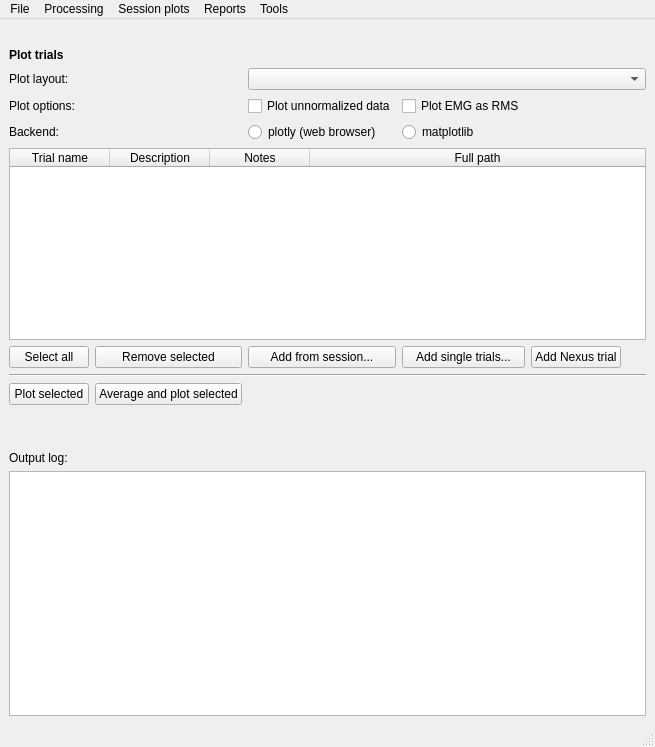
<?xml version="1.0" encoding="UTF-8"?>
<ui version="4.0">
 <class>MainWindow</class>
 <widget class="QMainWindow" name="MainWindow">
  <property name="geometry">
   <rect>
    <x>0</x>
    <y>0</y>
    <width>629</width>
    <height>747</height>
   </rect>
  </property>
  <property name="windowTitle">
   <string>gaitutils menu</string>
  </property>
  <widget class="QWidget" name="centralwidget">
   <layout class="QVBoxLayout" name="verticalLayout">
    <item>
     <spacer name="verticalSpacer">
      <property name="orientation">
       <enum>Qt::Vertical</enum>
      </property>
      <property name="sizeType">
       <enum>QSizePolicy::Fixed</enum>
      </property>
      <property name="sizeHint" stdset="0">
       <size>
        <width>10</width>
        <height>20</height>
       </size>
      </property>
     </spacer>
    </item>
    <item>
     <layout class="QGridLayout" name="gridLayout">
      <item row="5" column="2">
       <widget class="QLabel" name="label_3">
        <property name="text">
         <string>Plot layout:</string>
        </property>
       </widget>
      </item>
      <item row="8" column="4">
       <widget class="QRadioButton" name="rbPlotly">
        <property name="text">
         <string>plotly (web browser)</string>
        </property>
        <attribute name="buttonGroup">
         <string notr="true">buttonGroup_2</string>
        </attribute>
       </widget>
      </item>
      <item row="8" column="2">
       <widget class="QLabel" name="label">
        <property name="text">
         <string>Backend:</string>
        </property>
       </widget>
      </item>
      <item row="14" column="2">
       <widget class="QPushButton" name="btnPlotTrials">
        <property name="text">
         <string>Plot selected</string>
        </property>
       </widget>
      </item>
      <item row="3" column="2">
       <widget class="QLabel" name="label_6">
        <property name="font">
         <font>
          <weight>75</weight>
          <bold>true</bold>
         </font>
        </property>
        <property name="text">
         <string>Plot trials</string>
        </property>
       </widget>
      </item>
      <item row="5" column="10">
       <spacer name="horizontalSpacer_4">
        <property name="orientation">
         <enum>Qt::Horizontal</enum>
        </property>
        <property name="sizeType">
         <enum>QSizePolicy::Preferred</enum>
        </property>
        <property name="sizeHint" stdset="0">
         <size>
          <width>40</width>
          <height>20</height>
         </size>
        </property>
       </spacer>
      </item>
      <item row="5" column="0">
       <spacer name="horizontalSpacer_3">
        <property name="orientation">
         <enum>Qt::Horizontal</enum>
        </property>
        <property name="sizeType">
         <enum>QSizePolicy::Preferred</enum>
        </property>
        <property name="sizeHint" stdset="0">
         <size>
          <width>40</width>
          <height>20</height>
         </size>
        </property>
       </spacer>
      </item>
      <item row="7" column="5">
       <widget class="QCheckBox" name="xbEMGRMS">
        <property name="text">
         <string>Plot EMG as RMS</string>
        </property>
        <property name="checked">
         <bool>false</bool>
        </property>
       </widget>
      </item>
      <item row="8" column="5">
       <widget class="QRadioButton" name="rbMatplotlib">
        <property name="text">
         <string>matplotlib</string>
        </property>
        <attribute name="buttonGroup">
         <string notr="true">buttonGroup_2</string>
        </attribute>
       </widget>
      </item>
      <item row="13" column="2" colspan="8">
       <widget class="Line" name="line">
        <property name="orientation">
         <enum>Qt::Horizontal</enum>
        </property>
       </widget>
      </item>
      <item row="7" column="2">
       <widget class="QLabel" name="label_5">
        <property name="text">
         <string>Plot options:</string>
        </property>
       </widget>
      </item>
      <item row="5" column="4" colspan="6">
       <widget class="QComboBox" name="cbLayout">
        <property name="sizePolicy">
         <sizepolicy hsizetype="Preferred" vsizetype="Preferred">
          <horstretch>0</horstretch>
          <verstretch>0</verstretch>
         </sizepolicy>
        </property>
       </widget>
      </item>
      <item row="16" column="9">
       <widget class="QLabel" name="label_2">
        <property name="text">
         <string/>
        </property>
       </widget>
      </item>
      <item row="7" column="4">
       <widget class="QCheckBox" name="xbPlotUnnorm">
        <property name="sizePolicy">
         <sizepolicy hsizetype="Preferred" vsizetype="Fixed">
          <horstretch>0</horstretch>
          <verstretch>0</verstretch>
         </sizepolicy>
        </property>
        <property name="text">
         <string>Plot unnormalized data</string>
        </property>
       </widget>
      </item>
      <item row="9" column="2" colspan="8">
       <widget class="QTableWidget" name="tableTrials">
        <property name="styleSheet">
         <string notr="true"/>
        </property>
        <property name="sizeAdjustPolicy">
         <enum>QAbstractScrollArea::AdjustIgnored</enum>
        </property>
        <property name="editTriggers">
         <set>QAbstractItemView::NoEditTriggers</set>
        </property>
        <property name="alternatingRowColors">
         <bool>false</bool>
        </property>
        <property name="selectionBehavior">
         <enum>QAbstractItemView::SelectRows</enum>
        </property>
        <attribute name="horizontalHeaderStretchLastSection">
         <bool>true</bool>
        </attribute>
        <attribute name="verticalHeaderVisible">
         <bool>false</bool>
        </attribute>
        <attribute name="verticalHeaderStretchLastSection">
         <bool>false</bool>
        </attribute>
        <column>
         <property name="text">
          <string>Trial name</string>
         </property>
        </column>
        <column>
         <property name="text">
          <string>Description</string>
         </property>
        </column>
        <column>
         <property name="text">
          <string>Notes</string>
         </property>
        </column>
        <column>
         <property name="text">
          <string>Full path</string>
         </property>
        </column>
       </widget>
      </item>
      <item row="11" column="6">
       <widget class="QPushButton" name="btnAddNexusTrial">
        <property name="text">
         <string>Add Nexus trial</string>
        </property>
       </widget>
      </item>
      <item row="11" column="5">
       <widget class="QPushButton" name="btnAddTrials">
        <property name="text">
         <string>Add single trials...</string>
        </property>
       </widget>
      </item>
      <item row="11" column="4">
       <widget class="QPushButton" name="btnAddSession">
        <property name="text">
         <string>Add from session...</string>
        </property>
       </widget>
      </item>
      <item row="11" column="2">
       <widget class="QPushButton" name="btnSelectAll">
        <property name="text">
         <string>Select all</string>
        </property>
       </widget>
      </item>
      <item row="11" column="3">
       <widget class="QPushButton" name="btnClearSelected">
        <property name="text">
         <string>Remove selected</string>
        </property>
       </widget>
      </item>
      <item row="14" column="3">
       <widget class="QPushButton" name="btnAveragePlot">
        <property name="text">
         <string>Average and plot selected</string>
        </property>
       </widget>
      </item>
     </layout>
    </item>
    <item>
     <spacer name="verticalSpacer_3">
      <property name="orientation">
       <enum>Qt::Vertical</enum>
      </property>
      <property name="sizeType">
       <enum>QSizePolicy::Fixed</enum>
      </property>
      <property name="sizeHint" stdset="0">
       <size>
        <width>10</width>
        <height>20</height>
       </size>
      </property>
     </spacer>
    </item>
    <item>
     <widget class="QLabel" name="label_4">
      <property name="text">
       <string>Output log:</string>
      </property>
     </widget>
    </item>
    <item>
     <widget class="QPlainTextEdit" name="txtOutput"/>
    </item>
   </layout>
  </widget>
  <widget class="QMenuBar" name="menubar">
   <property name="geometry">
    <rect>
     <x>0</x>
     <y>0</y>
     <width>629</width>
     <height>21</height>
    </rect>
   </property>
   <widget class="QMenu" name="menuFile">
    <property name="title">
     <string>File</string>
    </property>
    <addaction name="actionOpts"/>
    <addaction name="actionQuit"/>
   </widget>
   <widget class="QMenu" name="menuAnalysis">
    <property name="title">
     <string>Tools</string>
    </property>
    <addaction name="actionTardieu_analysis"/>
   </widget>
   <widget class="QMenu" name="menuProcessing">
    <property name="title">
     <string>Processing</string>
    </property>
    <addaction name="actionAutoprocess_session"/>
    <addaction name="actionAutoprocess_single_trial"/>
    <addaction name="actionAutomark_events"/>
    <addaction name="actionRun_postprocessing_pipelines"/>
    <addaction name="actionConvert_session_videos_to_web_format"/>
    <addaction name="actionCopy_session_videos_to_desktop"/>
   </widget>
   <widget class="QMenu" name="menuReports">
    <property name="title">
     <string>Reports</string>
    </property>
    <addaction name="actionWeb_report_from_Nexus_session"/>
    <addaction name="actionPDF_report_from_Nexus_session"/>
    <addaction name="actionWeb_reports"/>
    <addaction name="actionCreate_PDF_report"/>
   </widget>
   <widget class="QMenu" name="menuPlotting">
    <property name="title">
     <string>Session plots</string>
    </property>
    <addaction name="actionTrial_median_velocities"/>
    <addaction name="actionTrial_timedep_velocities"/>
    <addaction name="actionTime_distance_average"/>
   </widget>
   <addaction name="menuFile"/>
   <addaction name="menuProcessing"/>
   <addaction name="menuPlotting"/>
   <addaction name="menuReports"/>
   <addaction name="menuAnalysis"/>
  </widget>
  <widget class="QStatusBar" name="statusbar"/>
  <action name="actionOptions">
   <property name="text">
    <string>Options...</string>
   </property>
  </action>
  <action name="actionQuit">
   <property name="text">
    <string>Quit</string>
   </property>
  </action>
  <action name="actionOptions_2">
   <property name="text">
    <string>Options...</string>
   </property>
  </action>
  <action name="actionOptions_3">
   <property name="text">
    <string>Options...</string>
   </property>
  </action>
  <action name="actionOptions_4">
   <property name="text">
    <string>Options</string>
   </property>
  </action>
  <action name="actionOpts">
   <property name="text">
    <string>Options...</string>
   </property>
  </action>
  <action name="actionTardieu_analysis">
   <property name="text">
    <string>Tardieu analysis...</string>
   </property>
  </action>
  <action name="actionAutoprocess_session">
   <property name="text">
    <string>Autoprocess session</string>
   </property>
  </action>
  <action name="actionAutoprocess_single_trial">
   <property name="text">
    <string>Autoprocess single trial</string>
   </property>
  </action>
  <action name="actionAutomark_events">
   <property name="text">
    <string>Automark events</string>
   </property>
  </action>
  <action name="actionRun_postprocessing_pipelines">
   <property name="text">
    <string>Run postprocessing pipelines</string>
   </property>
  </action>
  <action name="actionConvert_session_videos_to_web_format">
   <property name="text">
    <string>Convert session videos to web format</string>
   </property>
  </action>
  <action name="actionCopy_session_videos_to_desktop">
   <property name="text">
    <string>Copy session videos to desktop</string>
   </property>
  </action>
  <action name="actionCreate_PDF_report">
   <property name="text">
    <string>Create PDF report...</string>
   </property>
  </action>
  <action name="actionCreate_comparison_PDF_report">
   <property name="text">
    <string>Create comparison PDF report...</string>
   </property>
  </action>
  <action name="actionWeb_reports">
   <property name="text">
    <string>Web reports...</string>
   </property>
  </action>
  <action name="actionTrial_median_velocities">
   <property name="text">
    <string>Median trial velocities</string>
   </property>
  </action>
  <action name="actionKinematics_average">
   <property name="text">
    <string>Kinematics average</string>
   </property>
  </action>
  <action name="actionTime_distance_average">
   <property name="text">
    <string>Time-distance average</string>
   </property>
  </action>
  <action name="actionKinematics_consistency">
   <property name="text">
    <string>Kinematics consistency</string>
   </property>
  </action>
  <action name="actionEMG_consistency">
   <property name="text">
    <string>EMG consistency</string>
   </property>
  </action>
  <action name="actionMuscle_length_consistency">
   <property name="text">
    <string>Muscle length consistency</string>
   </property>
  </action>
  <action name="actionKin_average">
   <property name="text">
    <string>Kinematics average</string>
   </property>
  </action>
  <action name="actionTrial_timedep_velocities">
   <property name="text">
    <string>Time-dependent trial velocities</string>
   </property>
  </action>
  <action name="actionWeb_report_from_Nexus_session">
   <property name="text">
    <string>Web report from Nexus session...</string>
   </property>
  </action>
  <action name="actionCreate_PDF_report_Nexus">
   <property name="text">
    <string>PDF report from Nexus session...</string>
   </property>
  </action>
  <action name="actionPDF_report_from_Nexus_session">
   <property name="text">
    <string>PDF report from Nexus session...</string>
   </property>
  </action>
 </widget>
 <resources/>
 <connections/>
 <buttongroups>
  <buttongroup name="buttonGroup_2"/>
 </buttongroups>
</ui>
